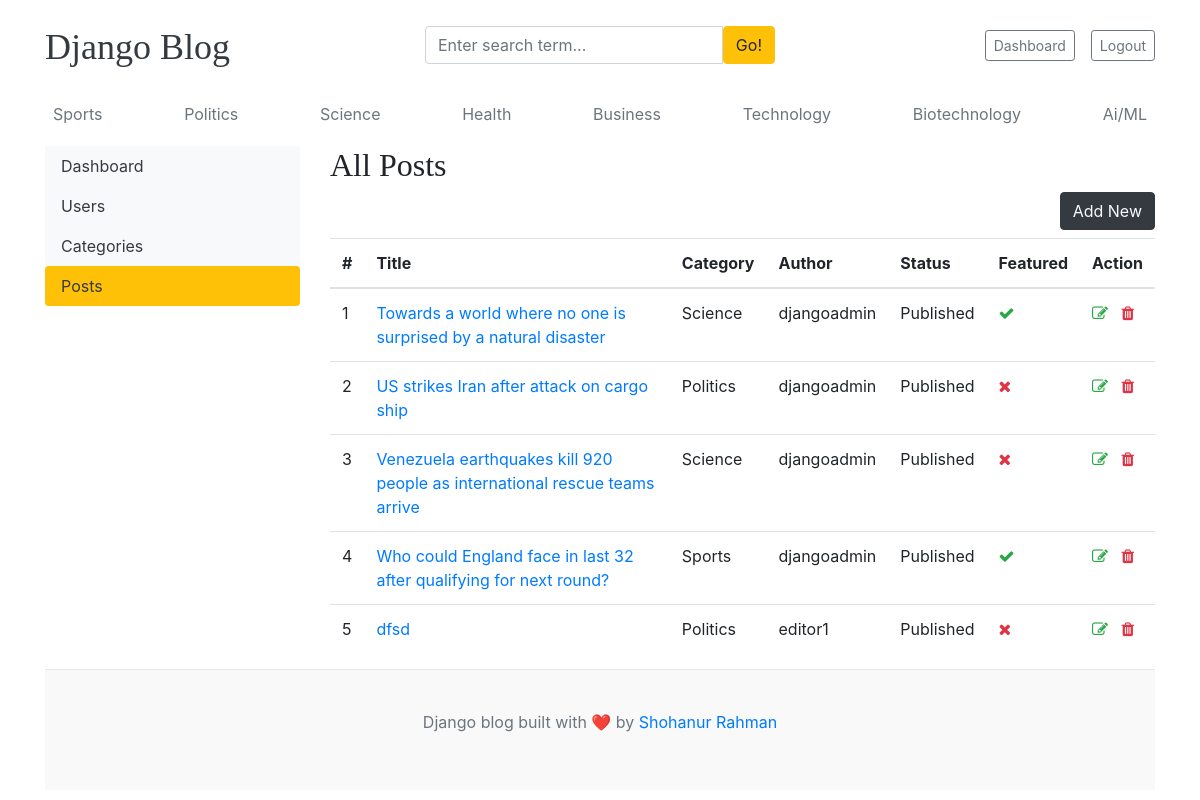
The page /dashboard/posts/ (signed in) on the database its author committed.
### blogs/models.py (models this page shows, shortened)
class Category(models.Model):
    category_name = models.CharField(max_length=50)
    created_at = models.DateTimeField(auto_now_add=True)
    updated_at = models.DateTimeField(auto_now=True)
    class Meta:
        verbose_name_plural = "Categories"
    def __str__(self):
        return self.category_name

class Blog(models.Model):
    title = models.CharField(max_length=100)
    slug = models.SlugField(max_length=150, unique=True, blank=True)
    category = models.ForeignKey(Category, on_delete=models.CASCADE)
    author = models.ForeignKey(User, on_delete=models.CASCADE)
    featured_image = models.ImageField(upload_to='uploads/%Y/%m/%d/', blank=True)
    short_description = models.TextField(max_length=500)
    blog_body = models.TextField(max_length=2000)
    status = models.CharField(max_length=20, choices=STATUS_CHOICES, default="Draft")
    is_featured = models.BooleanField(default=False)
    created_at = models.DateTimeField(auto_now_add=True)
    updated_at = models.DateTimeField(auto_now=True)

### dashboards/views.py (the view)
# urls.py: path('posts/', views.posts, name='posts'),
@login_required
def posts(request):
    if request.user.is_superuser or request.user.has_perm('blogs.view_blog'):
        posts = Blog.objects.all()
    else:
        posts = Blog.objects.filter(author=request.user)
    context = {
        "posts": posts,
    }
    return render(request, "dashboard/posts.html", context)

### blogs/context_processors.py (called while the page is built)
def get_categories(request):
    categories = Category.objects.all()
    return dict(categories=categories)

def get_social_links(request):
    social_links = SocialLink.objects.all()
    return dict(social_links=social_links)

### templates/dashboard/posts.html (shortened to what this page needs)
{% extends 'base.html' %}
{% block content %}
<div class="row">
    {% include 'dashboard/sidebar.html' %}
    <div class="col-md-9">
        <h2>All Posts</h2>
        <a href="{% url 'add_post' %}" class="btn btn-dark text-light float-right mb-2">Add New</a>
        <table class="table table-hover">
            <thead>
              <tr>
                <th>#</th>
                <th>Title</th>
                <th>Category</th>
                <th>Author</th>
                <th>Status</th>
                <th>Featured</th>
                <th>Action</th>
              </tr>
            </thead>
            <tbody>
            {% for post in posts %}
              <tr>
                <td> {{ forloop.counter }}</td>
                <td><a href="{% url 'blogs' post.slug %}">{{ post.title }}</a></td>
                <td>{{ post.category }}</td>
                <td>{{ post.author }}</td>
                <td>{{ post.status }}</td>
                <td>{% if post.is_featured %}<i class="fa fa-check text-success"></i>{% else %}<i class="fa fa-times text-danger"></i>{% endif %}</td>
                <td>
                    <a href="{% url 'edit_post' post.id %}"><i class="fa fa-edit text-success"></i></a>
                    <a href="{% url 'delete_post' post.id %}"><i class="fa fa-trash text-danger"></i></a>
                </td>
              </tr>
            {% endfor %}
            </tbody>
          </table>
    </div>
</div>
{% endblock %}

### templates/base.html (shortened to what this page needs)
{% load static %}
<!doctype html>
<html lang="en">
<head>
  <link href="https://getbootstrap.com/docs/4.0/dist/css/bootstrap.min.css" rel="stylesheet" />
  <link href="{% static 'css/blog.css' %}" rel="stylesheet" />
  <link rel="stylesheet" href="https://cdnjs.cloudflare.com/ajax/libs/font-awesome/4.7.0/css/font-awesome.min.css">
</head>
<body>
  <div class="container">
    <header class="blog-header py-3">
      <div class="row flex-nowrap justify-content-between align-items-center">
        <div class="col-4 pt-1">
          <a class="blog-header-logo text-dark" href="/">Django Blog</a>
        </div>
        <div class="col-4">
          <form action="{% url 'search' %}" method="GET">
            <div class="input-group">
                <input class="form-control" type="text" name="keyword" value="{{ keyword }}" placeholder="Enter search term..." aria-label="Enter search term..." aria-describedby="button-search" />
                <button type="submit" class="btn btn-warning" id="button-search" type="button">Go!</button>
            </div>
          </form>
        </div>
        <div class="col-4 d-flex justify-content-end align-items-center">
          {% if not user.is_authenticated %}
          <a class="btn btn-sm btn-warning" href="{% url 'login' %}">Login</a>
          &nbsp;
          <a class="btn btn-sm btn-outline-secondary" href="{% url 'register' %}">Register</a>
          {% else %}
          <span class="navbar-text">
            <a class="btn btn-sm btn-outline-secondary" href="{% url 'dashboard' %}">Dashboard</a>
          </span>
          <span>
          <a class="btn btn-sm btn-outline-secondary" href="{% url 'logout' %}">Logout</a>
          </span>
          {% endif %}
        </div>
      </div>
    </header>
    <div class="nav-scroller py-1 mb-2">
      <nav class="nav d-flex justify-content-between">
        {% for cat in categories %}
        <a class="p-2 text-muted" href="{% url 'post_by_category' cat.id %}">{{ cat.category_name }}</a>
        {% endfor %}
      </nav>
    </div>
{% block content %}
{% endblock %}
   <footer class="blog-footer">
    <p>
      Django blog built with ❤️ by
      <a href="#">Shohanur Rahman</a>
    </p>
  </footer>
</body>
</html>

### blog_main/static/css/blog.css (style rules this page uses)
.blog-header-logo { font-family: "Playfair Display", Georgia, "Times New Roman", serif; font-size: 2.25rem; }
h1, h2, h3, h4, h5, h6 { font-family: "Playfair Display", Georgia, "Times New Roman", serif; }
.blog-footer { padding: 2.5rem 0; color: #6c757d; text-align: center; background-color: #f9f9f9; border-top: 1px solid #e5e5e5; }

### rows shown on the page
Category: category_name "Sports"
Category: category_name "Politics"
Category: category_name "Science"
Category: category_name "Health"
Category: category_name "Business"
Category: category_name "Technology"
Category: category_name "Biotechnology"
Category: category_name "Ai/ML"
Blog: title "Towards a world where no one is surprised by a natural disaster", category "Science", author "djangoadmin", status "Published", is_featured True (drawn)
Blog: title "US strikes Iran after attack on cargo ship", category "Politics", author "djangoadmin", status "Published", is_featured False (drawn)
Blog: title "Venezuela earthquakes kill 920 people as international rescue teams arrive", category "Science", author "djangoadmin", status "Published", is_featured False (drawn)
Blog: title "Who could England face in last 32 after qualifying for next round?", category "Sports", author "djangoadmin", status "Published", is_featured True (drawn)
Blog: title "dfsd", category "Politics", author "editor1", status "Published", is_featured False (drawn)
